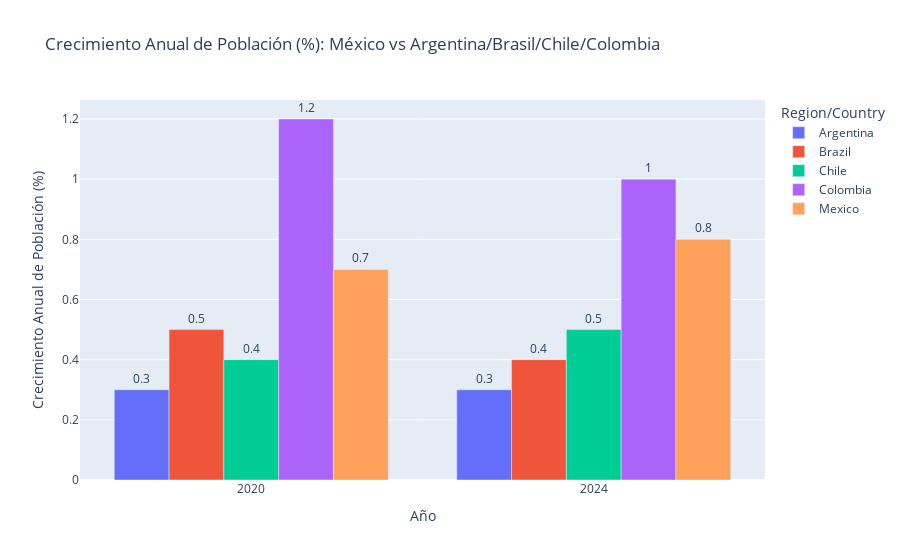

Notebook code for this chart:
### Code cell
import plotly.express as px

# Convertir 'Value' a numérico (quitando comas)
df_filtrado['Value'] = df_filtrado['Value'].astype(str).str.replace(',', '').astype(float)

# Filtrar solo Population annual rate of increase (percent)
pop_growth = df_filtrado[df_filtrado['Series'] == 'Population annual rate of increase (percent)']

# Seleccionar México y Argentina/Brasil/Chile/Colombia
subset = pop_growth[pop_growth['Region/Country'].isin(['Mexico', 'Argentina', 'Brazil', 'Chile', 'Colombia'])]

# Gráfico de barras
fig = px.bar(
    subset,
    x="Year",
    y="Value",
    color="Region/Country",
    barmode="group",
    title="Crecimiento Anual de Población (%): México vs Argentina/Brasil/Chile/Colombia",
    labels={"Value": "Crecimiento Anual de Población (%)", "Year": "Año"}
)
fig.update_traces(texttemplate='%{y:.2}', textposition='outside')
fig.show()

### Figure 1 — Plotly figure (JSON) as saved in the notebook; plotly's stock layout.template omitted (floating-point values rounded to 4 significant figures)
{"data": [{"alignmentgroup": "True", "hovertemplate": "Region/Country=Argentina<br>Año=%{x}<br>Crecimiento Anual de Población (%)=%{y}<extra></extra>", "legendgroup": "Argentina", "marker": {"color": "#636efa", "pattern": {"shape": ""}}, "name": "Argentina", "offsetgroup": "Argentina", "orientation": "v", "showlegend": true, "textposition": "outside", "texttemplate": "%{y:.2}", "type": "bar", "x": [2020, 2024], "xaxis": "x", "y": [0.3, 0.3], "yaxis": "y"}, {"alignmentgroup": "True", "hovertemplate": "Region/Country=Brazil<br>Año=%{x}<br>Crecimiento Anual de Población (%)=%{y}<extra></extra>", "legendgroup": "Brazil", "marker": {"color": "#EF553B", "pattern": {"shape": ""}}, "name": "Brazil", "offsetgroup": "Brazil", "orientation": "v", "showlegend": true, "textposition": "outside", "texttemplate": "%{y:.2}", "type": "bar", "x": [2020, 2024], "xaxis": "x", "y": [0.5, 0.4], "yaxis": "y"}, {"alignmentgroup": "True", "hovertemplate": "Region/Country=Chile<br>Año=%{x}<br>Crecimiento Anual de Población (%)=%{y}<extra></extra>", "legendgroup": "Chile", "marker": {"color": "#00cc96", "pattern": {"shape": ""}}, "name": "Chile", "offsetgroup": "Chile", "orientation": "v", "showlegend": true, "textposition": "outside", "texttemplate": "%{y:.2}", "type": "bar", "x": [2020, 2024], "xaxis": "x", "y": [0.4, 0.5], "yaxis": "y"}, {"alignmentgroup": "True", "hovertemplate": "Region/Country=Colombia<br>Año=%{x}<br>Crecimiento Anual de Población (%)=%{y}<extra></extra>", "legendgroup": "Colombia", "marker": {"color": "#ab63fa", "pattern": {"shape": ""}}, "name": "Colombia", "offsetgroup": "Colombia", "orientation": "v", "showlegend": true, "textposition": "outside", "texttemplate": "%{y:.2}", "type": "bar", "x": [2020, 2024], "xaxis": "x", "y": [1.2, 1], "yaxis": "y"}, {"alignmentgroup": "True", "hovertemplate": "Region/Country=Mexico<br>Año=%{x}<br>Crecimiento Anual de Población (%)=%{y}<extra></extra>", "legendgroup": "Mexico", "marker": {"color": "#FFA15A", "pattern": {"shape": ""}}, "name": "Mexico", "offsetgroup": "Mexico", "orientation": "v", "showlegend": true, "textposition": "outside", "texttemplate": "%{y:.2}", "type": "bar", "x": [2020, 2024], "xaxis": "x", "y": [0.7, 0.8], "yaxis": "y"}], "layout": {"barmode": "group", "legend": {"title": {"text": "Region/Country"}, "tracegroupgap": 0}, "title": {"text": "Crecimiento Anual de Población (%): México vs Argentina/Brasil/Chile/Colombia"}, "xaxis": {"anchor": "y", "domain": [0, 1], "title": {"text": "Año"}}, "yaxis": {"anchor": "x", "domain": [0, 1], "title": {"text": "Crecimiento Anual de Población (%)"}}}}
